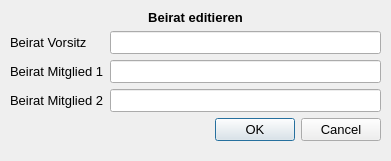
<?xml version="1.0" encoding="UTF-8"?>
<ui version="4.0">
 <class>EditAdvisersDialog</class>
 <widget class="QDialog" name="EditAdvisersDialog">
  <property name="geometry">
   <rect>
    <x>0</x>
    <y>0</y>
    <width>391</width>
    <height>161</height>
   </rect>
  </property>
  <property name="windowTitle">
   <string>Dialog</string>
  </property>
  <widget class="QWidget" name="formLayoutWidget">
   <property name="geometry">
    <rect>
     <x>10</x>
     <y>10</y>
     <width>371</width>
     <height>141</height>
    </rect>
   </property>
   <layout class="QFormLayout" name="formLayout">
    <property name="fieldGrowthPolicy">
     <enum>QFormLayout::AllNonFixedFieldsGrow</enum>
    </property>
    <item row="1" column="0">
     <widget class="QLabel" name="label_7">
      <property name="font">
       <font>
        <pointsize>10</pointsize>
       </font>
      </property>
      <property name="text">
       <string>Beirat Vorsitz</string>
      </property>
     </widget>
    </item>
    <item row="1" column="1">
     <widget class="QLineEdit" name="adviserPresident">
      <property name="font">
       <font>
        <pointsize>10</pointsize>
       </font>
      </property>
     </widget>
    </item>
    <item row="2" column="0">
     <widget class="QLabel" name="label_8">
      <property name="font">
       <font>
        <pointsize>10</pointsize>
       </font>
      </property>
      <property name="text">
       <string>Beirat Mitglied 1</string>
      </property>
     </widget>
    </item>
    <item row="2" column="1">
     <widget class="QLineEdit" name="adviser1">
      <property name="font">
       <font>
        <pointsize>10</pointsize>
       </font>
      </property>
     </widget>
    </item>
    <item row="3" column="0">
     <widget class="QLabel" name="label_9">
      <property name="font">
       <font>
        <pointsize>10</pointsize>
       </font>
      </property>
      <property name="text">
       <string>Beirat Mitglied 2</string>
      </property>
     </widget>
    </item>
    <item row="3" column="1">
     <widget class="QLineEdit" name="adviser2">
      <property name="font">
       <font>
        <pointsize>10</pointsize>
       </font>
      </property>
     </widget>
    </item>
    <item row="4" column="1">
     <widget class="QDialogButtonBox" name="buttonBox">
      <property name="font">
       <font>
        <pointsize>10</pointsize>
       </font>
      </property>
      <property name="orientation">
       <enum>Qt::Horizontal</enum>
      </property>
      <property name="standardButtons">
       <set>QDialogButtonBox::Cancel|QDialogButtonBox::Ok</set>
      </property>
     </widget>
    </item>
    <item row="0" column="0" colspan="2">
     <widget class="QLabel" name="label">
      <property name="font">
       <font>
        <pointsize>10</pointsize>
        <weight>75</weight>
        <bold>true</bold>
       </font>
      </property>
      <property name="text">
       <string>Beirat editieren</string>
      </property>
      <property name="alignment">
       <set>Qt::AlignCenter</set>
      </property>
     </widget>
    </item>
   </layout>
  </widget>
 </widget>
 <resources/>
 <connections>
  <connection>
   <sender>buttonBox</sender>
   <signal>accepted()</signal>
   <receiver>EditAdvisersDialog</receiver>
   <slot>accept()</slot>
   <hints>
    <hint type="sourcelabel">
     <x>248</x>
     <y>254</y>
    </hint>
    <hint type="destinationlabel">
     <x>157</x>
     <y>274</y>
    </hint>
   </hints>
  </connection>
  <connection>
   <sender>buttonBox</sender>
   <signal>rejected()</signal>
   <receiver>EditAdvisersDialog</receiver>
   <slot>reject()</slot>
   <hints>
    <hint type="sourcelabel">
     <x>316</x>
     <y>260</y>
    </hint>
    <hint type="destinationlabel">
     <x>286</x>
     <y>274</y>
    </hint>
   </hints>
  </connection>
 </connections>
</ui>
